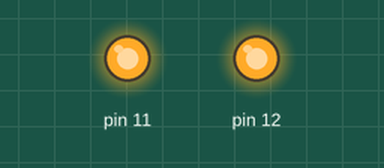
The sketch below on a simulated Arduino Uno, built with avr-gcc and run on an emulated ATmega328P. On the bench: output pins drawn as LEDs (lit = HIGH).

Above: at 0.7 s.
At 18.7 s:
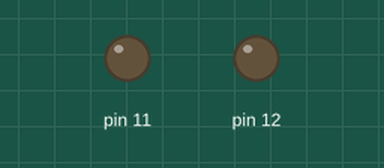
Timing chart, 0 to 20.2 s (numbered marks = the images above):
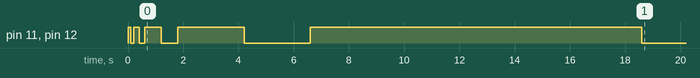

Measured:
- by itself, pin 11, pin 12: LOW → HIGH at 0.00 s, → LOW 0.10 s later, → HIGH 0.10 s later, → LOW 0.20 s later, … (10 changes in this stretch)

The sketch:

variableHowLong.ino
```cpp
int num = 0 ;
int howlong = 100;

void setup()
{
	pinMode( 12 , OUTPUT);
	pinMode( 11 , OUTPUT);
}

void loop()
{
	if ( num <= 4){
	num=num+1;
  howlong= howlong*num;
  Serial.print(howlong);
 	digitalWrite( 12 , HIGH );
	digitalWrite( 11 , HIGH );
	delay( howlong );
	digitalWrite( 12 , LOW );
	digitalWrite( 11 , LOW );
	delay(howlong);
	}

}
```
